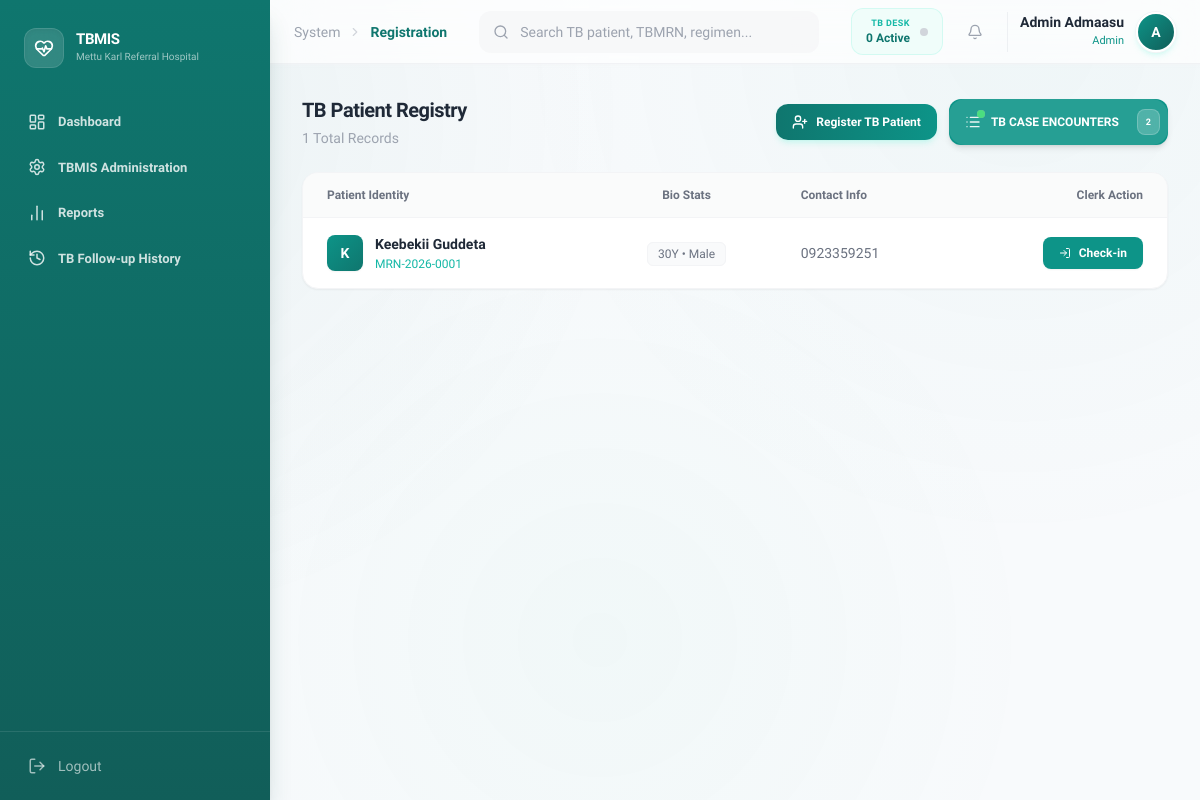
The app's page /index.php?page=registration (signed in) with its own data.
### tables this page shows
CREATE TABLE `patients` (
  `patient_id` varchar(20) NOT NULL,
  `medical_record_number` varchar(30) NOT NULL,
  `full_name` varchar(100) NOT NULL,
  `age` int(11) NOT NULL,
  `gender` varchar(10) NOT NULL,
  `address` varchar(255) DEFAULT NULL,
  `contact_details` varchar(100) DEFAULT NULL,
  `registered_date` date NOT NULL,
  `created_at` timestamp NOT NULL DEFAULT current_timestamp()
);

### includes/classes/patient.php (called while the page is built, shortened)
<?php
class Patient
{
    private $conn;
    private $table = "patients";
    public function __construct($db)
    {
        $this->conn = $db;
    }
    public function countSearch($term = "")
    {
        $query = "SELECT COUNT(*) FROM " . $this->table;
        $stmt = $this->conn->prepare($query);
        $stmt->execute();
        return $stmt->fetchColumn();
    }
    public function searchPaginated($term = "", $limit = 10, $offset = 0)
    {
        $query = "SELECT * FROM " . $this->table;
        $query .= " ORDER BY created_at DESC LIMIT :limit OFFSET :offset";
        $stmt = $this->conn->prepare($query);
        $stmt->bindValue(':limit', (int) $limit, PDO::PARAM_INT);
        $stmt->bindValue(':offset', (int) $offset, PDO::PARAM_INT);
        $stmt->execute();
        return $stmt;
    }
}

### includes/classes/visit.php (called while the page is built, shortened)
<?php
class Visit
{
    private $conn;
    private $table = "medical_visits";
    public function __construct($db)
    {
        $this->conn = $db;
    }
    public function countAll($role = '', $uid = '', $filters = [])
    {
        $sql = "SELECT COUNT(*) as total FROM " . $this->table . " WHERE status = 'active'";
        $stmt = $this->conn->prepare($sql);
        $stmt->execute();
        return $stmt->fetch(PDO::FETCH_ASSOC)['total'];
    }
}

### modules/Registration/index.php (the view, shortened to what this page needs)
<?php
$limit = 8;
$current_page = isset($_GET['p']) ? (int) $_GET['p'] : 1;
$offset = ($current_page - 1) * $limit;
$searchTerm = $_GET['q'] ?? "";
$total_records = $patientObj->countSearch($searchTerm);
$stmt = $patientObj->searchPaginated($searchTerm, $limit, $offset);
?>
<div class="space-y-6">
    <div class="flex flex-col lg:flex-row lg:items-center justify-between gap-4">
        <div>
            <h1 class="text-xl font-bold text-gray-800 tracking-tight">TB Patient Registry</h1>
            <p class="text-sm text-gray-400 font-medium mt-1">
                <?php echo $total_records; ?> Total Records
            </p>
        </div>
        <div class="flex items-center gap-3">
            <button onclick="openRegistrationModal()"
                class="px-4 py-2.5 bg-gradient-to-r from-primary-700 to-primary-600 text-white rounded-xl font-semibold text-xs shadow-md shadow-primary-200/40 hover:shadow-lg transition-all duration-200 flex items-center gap-2">
                <i data-lucide="user-plus" class="w-4 h-4"></i> Register TB Patient
            </button>
            <a href="index.php?page=visit"
                class="group relative px-4 py-2.5 bg-primary-600 text-white rounded-xl font-semibold text-xs hover:bg-white hover:text-primary-600 hover:border-primary-600 transition-all duration-200 flex items-center gap-2.5 shadow-md hover:shadow-lg active:scale-[0.98] overflow-hidden">
                <span class="absolute inset-0 bg-white/10 group-hover:animate-pulse rounded-2xl"></span>
                <span class="relative flex items-center justify-center">
                    <i data-lucide="list"
                        class="w-4 h-4 text-white/90 group-hover:scale-110 transition-transform duration-300"></i>
                    <span class="absolute -top-1 -right-1 w-2 h-2">
                        <span class="absolute inset-0 rounded-full bg-green-400"></span>
                    </span>
                </span>
                <span class="relative flex items-center gap-2">
                    <span class="relative">
                        TB CASE ENCOUNTERS
                    </span>
                </span>
                <span
                    class="relative -mr-2 ml-2 px-2 py-1 bg-white/20 rounded-lg text-[9px] font-semibold backdrop-blur-sm border border-white/20">
                    <?php echo $visitObj->countAll() ?? 0; ?>
                </span>
            </a>
        </div>
    </div>
    <div class="bg-white rounded-2xl border border-gray-100 shadow-sm overflow-hidden transition-all">
        <table class="w-full text-left">
            <thead
                class="bg-gray-50/80 text-xs font-medium text-gray-500 border-b border-gray-100">
                <tr>
                    <th class="px-6 py-3.5">Patient Identity</th>
                    <th class="px-6 py-3.5 text-center">Bio Stats</th>
                    <th class="px-6 py-3.5">Contact Info</th>
                    <th class="px-6 py-3.5 text-right">Clerk Action</th>
                </tr>
            </thead>
            <tbody class="divide-y divide-gray-50">
                <?php while ($p = $stmt->fetch(PDO::FETCH_ASSOC)):
                    $initials = strtoupper(substr($p['full_name'], 0, 1));
                    ?>
                    <tr class="hover:bg-gray-50/50 transition-all duration-150 group">
                        <td class="px-6 py-4">
                            <div class="flex items-center gap-3">
                                <div
                                    class="w-9 h-9 rounded-lg bg-gradient-to-br from-primary-600 to-primary-700 text-white flex items-center justify-center font-semibold text-sm shadow-sm">
                                    <?php echo $initials; ?>
                                </div>
                                <div>
                                    <p class="font-semibold text-gray-800 text-sm">
                                        <?php echo $p['full_name']; ?>
                                    </p>
                                    <p class="text-xs font-medium text-primary-500 mt-0.5">
                                        <?php echo $p['medical_record_number']; ?>
                                    </p>
                                </div>
                            </div>
                        </td>
                        <td class="px-6 py-4 text-center">
                            <span
                                class="px-2.5 py-1 bg-gray-50 border border-gray-100 rounded-md text-xs font-medium text-gray-500">
                                <?php echo $p['age']; ?>Y • <?php echo $p['gender']; ?>
                            </span>
                        </td>
                        <td class="px-6 py-4 text-sm text-gray-500">
                            <?php echo $p['contact_details']; ?>
                        </td>
                        <td class="px-6 py-4 text-right">
                            <div class="flex items-center justify-end gap-2">
                                <button
                                    onclick="openCheckinModal('<?php echo $p['patient_id']; ?>', '<?php echo addslashes($p['full_name']); ?>')"
                                    class="inline-flex items-center gap-2 px-4 py-2 bg-primary-600 text-white rounded-lg font-semibold text-xs hover:bg-secondary-700 transition-all duration-200 shadow-sm">
                                    <i data-lucide="log-in" class="w-3 h-3"></i> Check-in
                                </button>
                            </div>
                        </td>
                    </tr>
                <?php endwhile; ?>
            </tbody>
        </table>
    </div>

### index.php (style rules this page uses)
body { font-family: 'Sora', sans-serif; background: #F8FAFC; }
body::before { content: ''; position: fixed; top: 0; left: 0; right: 0; bottom: 0; background: radial-gradient(circle at 10% 15%, rgba(15, 118, 110, 0.06), transparent 40%), radial-gradient(circle at 85% 5%, rgba(13, 148, 136, 0.04), transparent 40%), radial-gradient(circle at 50% 80%, rgba(16, 185, 129, 0.03), transparent 50%); pointer-events: none; z-index: 0; }
*, *::before, *::after { transition-property: color, background-color, border-color, box-shadow, transform, opacity; transition-timing-function: cubic-bezier(0.4, 0, 0.2, 1); }

### records on screen
patients: full_name "K", full_name "Keebekii Guddeta", medical_record_number "MRN-2026-0001", age "30", gender "Male", contact_details "0923359251"

### other values on screen
$item['label'] "Dashboard"
$item['label'] "TBMIS Administration"
$item['label'] "Reports"
$item['label'] "TB Follow-up History"
str_replace('-', ' ', $page) "Registration"
$myLoad "0"
$_SESSION['full_name'] "Admin Admaasu"
$_SESSION['role'] "Admin"
substr($_SESSION['full_name'], 0, 1) "A"
$total_records "1"
$visitObj->countAll() "2"
